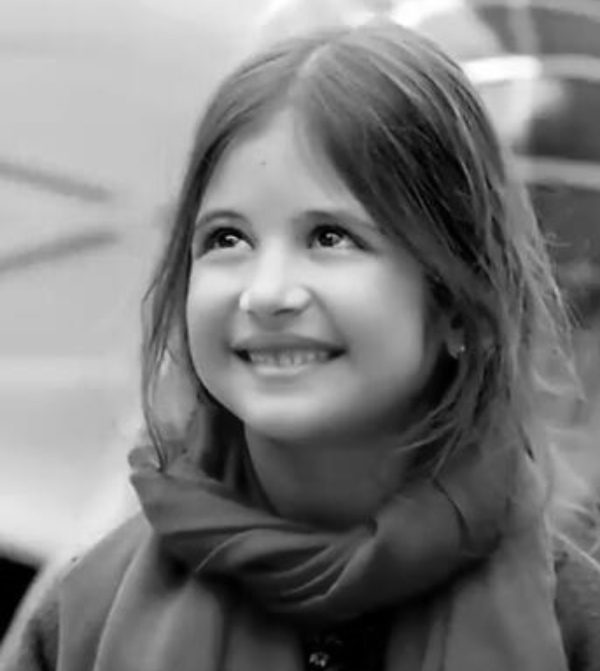
#> input picture opencv_project_practice/Lab3/data/girl.png, 600 x 671 px
$ python Ex3.py
#> lines starting #> are read from the running program, lines starting #| are printed output that depends on the picture; long printed decimals are rounded
import cv2
import numpy as np
from matplotlib import pyplot as plt


def solve():
    # 读取图像
    image = cv2.imread('data/girl.png', cv2.IMREAD_GRAYSCALE)
#> image is the input picture: shape (671, 600); min 0, max 255, mean 123.4

    # 傅里叶变换
    f = np.fft.fft2(image)
    fshift = np.fft.fftshift(f)

    # 计算频域的幅度谱和相位谱
    magnitude_spectrum = 20 * np.log(np.abs(fshift))
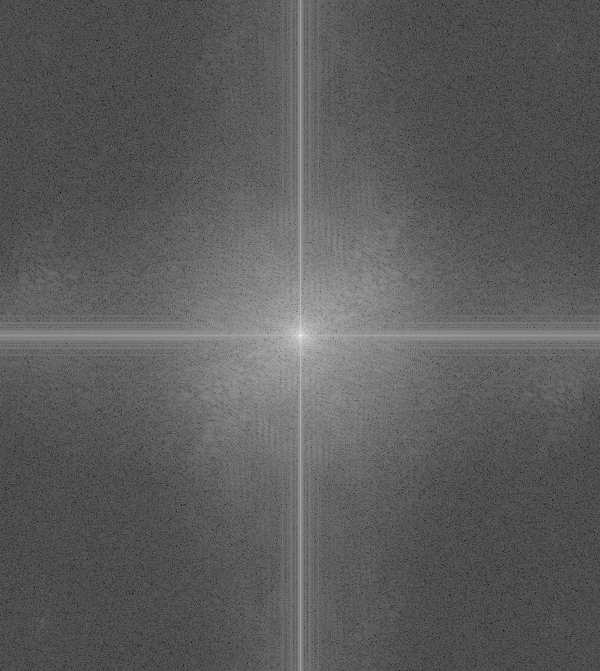
#> magnitude_spectrum: shape (671, 600) float64; min -13.21, max 354.4, mean 120.3; drawn with min black and max white
    phase_spectrum = np.angle(fshift)
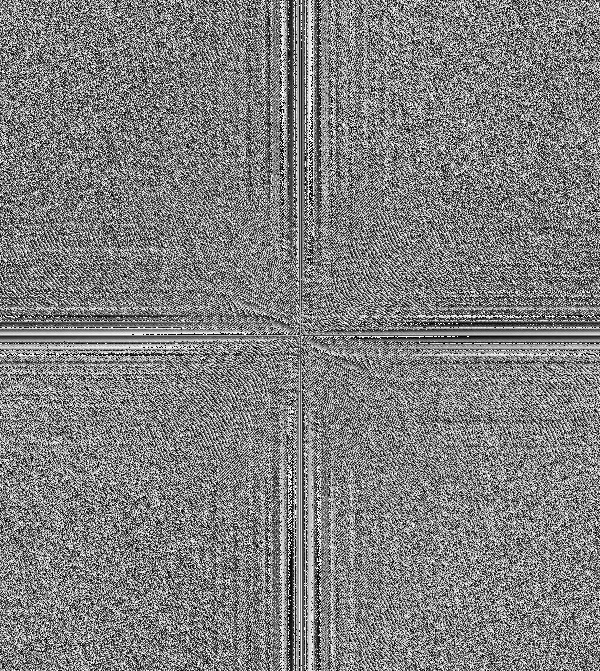
#> phase_spectrum: shape (671, 600) float64; min -3.14, max 3.14, mean -5.4e-18; drawn with min black and max white

    # 绘制频域的幅度谱
    plt.subplot(121), plt.imshow(magnitude_spectrum, cmap='gray')
    plt.title('Magnitude Spectrum'), plt.xticks([]), plt.yticks([])

    # 绘制频域的相位谱
    plt.subplot(122), plt.imshow(phase_spectrum, cmap='gray')
    plt.title('Phase Spectrum'), plt.xticks([]), plt.yticks([])

    # 傅里叶反变换，重建图像
    fshift = np.fft.ifftshift(fshift)
    reconstructed_image = np.fft.ifft2(fshift)
    reconstructed_image = np.abs(reconstructed_image)

    # 计算重建图像和原图的PSNR差异
    mse = np.mean((image - reconstructed_image) ** 2)
#> mse = 2.18e-27
    psnr = 10 * np.log10(255 ** 2 / mse)
#> psnr = 314.7

    # 输出重建图像，计算PSNR值
    plt.figure()
    plt.subplot(121), plt.imshow(image, cmap='gray')
    plt.title('Original'), plt.xticks([]), plt.yticks([])
    plt.subplot(122), plt.imshow(reconstructed_image, cmap='gray')
    plt.title('Reconstructed'), plt.xticks([]), plt.yticks([])
    plt.show()
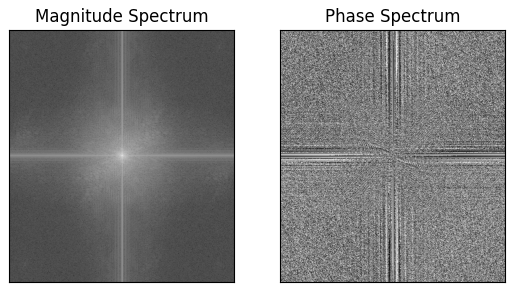
#> figure drawn by matplotlib, 2 panels
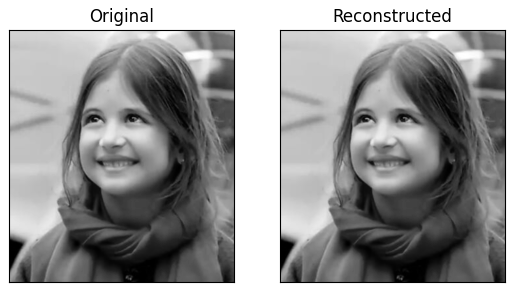
#> figure drawn by matplotlib, 2 panels
    print('重建后与原图的PSNR差异:', psnr)
#| 重建后与原图的PSNR差异: 314.741
    cv2.waitKey(0)
    cv2.destroyAllWindows()


if __name__ == '__main__':
    solve()
